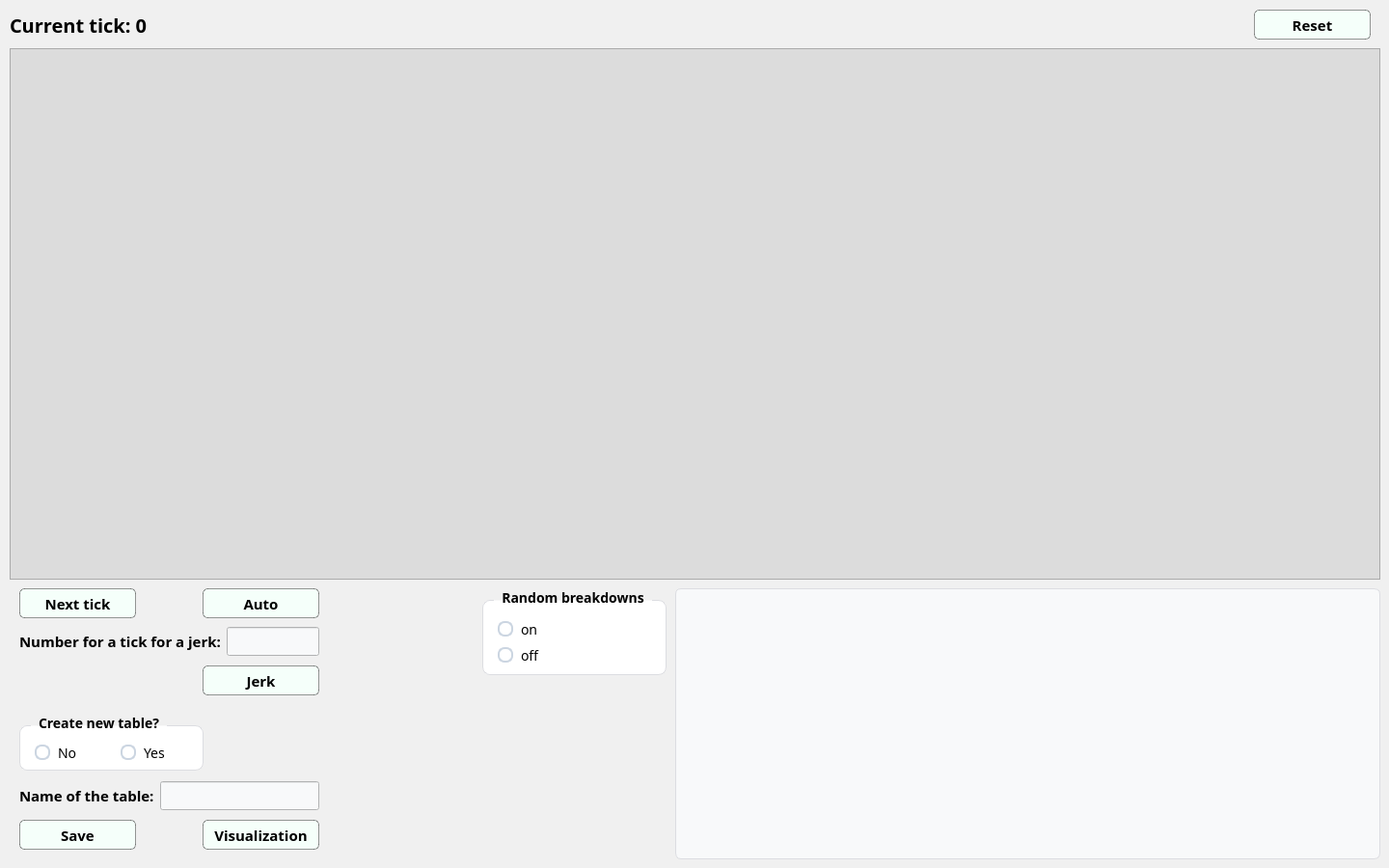
<?xml version="1.0" encoding="UTF-8"?>
<ui version="4.0">
 <class>MainWindow</class>
 <widget class="QMainWindow" name="MainWindow">
  <property name="geometry">
   <rect>
    <x>0</x>
    <y>0</y>
    <width>1440</width>
    <height>900</height>
   </rect>
  </property>
  <property name="cursor">
   <cursorShape>ArrowCursor</cursorShape>
  </property>
  <property name="windowTitle">
   <string>Simulating model</string>
  </property>
  <property name="styleSheet">
   <string notr="true">background-color: #F0F0F0;
font-family: Aptos;
</string>
  </property>
  <widget class="QWidget" name="centralwidget">
   <widget class="QLabel" name="label_current_tick">
    <property name="geometry">
     <rect>
      <x>10</x>
      <y>10</y>
      <width>250</width>
      <height>31</height>
     </rect>
    </property>
    <property name="styleSheet">
     <string notr="true">color: #000000;
font-weight: bold;
font-size: 20px;</string>
    </property>
    <property name="text">
     <string>Current tick: 0</string>
    </property>
   </widget>
   <widget class="QFrame" name="neurons_container">
    <property name="geometry">
     <rect>
      <x>10</x>
      <y>50</y>
      <width>1421</width>
      <height>551</height>
     </rect>
    </property>
    <property name="mouseTracking">
     <bool>false</bool>
    </property>
    <property name="styleSheet">
     <string notr="true">background-color: #DCDCDC;</string>
    </property>
    <property name="frameShape">
     <enum>QFrame::Shape::StyledPanel</enum>
    </property>
    <property name="frameShadow">
     <enum>QFrame::Shadow::Raised</enum>
    </property>
   </widget>
   <widget class="QPushButton" name="btn_next_tick">
    <property name="geometry">
     <rect>
      <x>20</x>
      <y>610</y>
      <width>121</width>
      <height>31</height>
     </rect>
    </property>
    <property name="styleSheet">
     <string notr="true">color: #000000;
background-color: #F5FFFA;
font-weight: bold;
font-size: 15px;
border: 1px solid rgba(0, 0, 0, 0.4);
border-radius: 5px;</string>
    </property>
    <property name="text">
     <string>Next tick</string>
    </property>
   </widget>
   <widget class="QPushButton" name="btn_reset">
    <property name="geometry">
     <rect>
      <x>1300</x>
      <y>10</y>
      <width>121</width>
      <height>31</height>
     </rect>
    </property>
    <property name="styleSheet">
     <string notr="true">color: #000000;
background-color: #F5FFFA;
font-weight: bold;
font-size: 15px;
border: 1px solid rgba(0, 0, 0, 0.4);
border-radius: 5px;</string>
    </property>
    <property name="text">
     <string>Reset</string>
    </property>
   </widget>
   <widget class="QPushButton" name="btn_save_table_name">
    <property name="geometry">
     <rect>
      <x>20</x>
      <y>850</y>
      <width>121</width>
      <height>31</height>
     </rect>
    </property>
    <property name="styleSheet">
     <string notr="true">color: #000000;
background-color: #F5FFFA;
font-weight: bold;
font-size: 15px;
border: 1px solid rgba(0, 0, 0, 0.4);
border-radius: 5px;</string>
    </property>
    <property name="text">
     <string>Save</string>
    </property>
   </widget>
   <widget class="QPushButton" name="btn_auto">
    <property name="geometry">
     <rect>
      <x>210</x>
      <y>610</y>
      <width>121</width>
      <height>31</height>
     </rect>
    </property>
    <property name="styleSheet">
     <string notr="true">color: #000000;
background-color: #F5FFFA;
font-weight: bold;
font-size: 15px;
border: 1px solid rgba(0, 0, 0, 0.4);
border-radius: 5px;</string>
    </property>
    <property name="text">
     <string>Auto</string>
    </property>
   </widget>
   <widget class="QPushButton" name="btn_jerk">
    <property name="geometry">
     <rect>
      <x>210</x>
      <y>690</y>
      <width>121</width>
      <height>31</height>
     </rect>
    </property>
    <property name="styleSheet">
     <string notr="true">color: #000000;
background-color: #F5FFFA;
font-weight: bold;
font-size: 15px;
border: 1px solid rgba(0, 0, 0, 0.4);
border-radius: 5px;</string>
    </property>
    <property name="text">
     <string>Jerk</string>
    </property>
   </widget>
   <widget class="QPushButton" name="btn_visualization">
    <property name="geometry">
     <rect>
      <x>210</x>
      <y>850</y>
      <width>121</width>
      <height>31</height>
     </rect>
    </property>
    <property name="styleSheet">
     <string notr="true">color: #000000;
background-color: #F5FFFA;
font-weight: bold;
font-size: 15px;
border: 1px solid rgba(0, 0, 0, 0.4);
border-radius: 5px;</string>
    </property>
    <property name="text">
     <string>Visualization</string>
    </property>
   </widget>
   <widget class="QTextBrowser" name="result_output">
    <property name="geometry">
     <rect>
      <x>700</x>
      <y>610</y>
      <width>731</width>
      <height>281</height>
     </rect>
    </property>
    <property name="styleSheet">
     <string notr="true">background-color: #f8f9fa;       /* Светло-серый приятный фон */
border: 1px solid #dcdde1;       /* Аккуратная тонкая рамка */
border-radius: 6px;              /* Слегка скругленные углы */
padding: 8px;                    /* Отступы текста от краев */
font-family: 'Segoe UI', sans-serif; /* Красивый системный шрифт */
font-size: 13px;
color: #000000;</string>
    </property>
    <property name="html">
     <string>&lt;!DOCTYPE HTML PUBLIC &quot;-//W3C//DTD HTML 4.0//EN&quot; &quot;http://www.w3.org/TR/REC-html40/strict.dtd&quot;&gt;
&lt;html&gt;&lt;head&gt;&lt;meta name=&quot;qrichtext&quot; content=&quot;1&quot; /&gt;&lt;meta charset=&quot;utf-8&quot; /&gt;&lt;style type=&quot;text/css&quot;&gt;
p, li { white-space: pre-wrap; }
hr { height: 1px; border-width: 0; }
li.unchecked::marker { content: &quot;\2610&quot;; }
li.checked::marker { content: &quot;\2612&quot;; }
&lt;/style&gt;&lt;/head&gt;&lt;body style=&quot; font-family:'Segoe UI','sans-serif'; font-size:13px; font-weight:400; font-style:normal;&quot;&gt;
&lt;p style=&quot;-qt-paragraph-type:empty; margin-top:0px; margin-bottom:0px; margin-left:0px; margin-right:0px; -qt-block-indent:0; text-indent:0px;&quot;&gt;&lt;br /&gt;&lt;/p&gt;&lt;/body&gt;&lt;/html&gt;</string>
    </property>
   </widget>
   <widget class="QWidget" name="layoutWidget">
    <property name="geometry">
     <rect>
      <x>20</x>
      <y>810</y>
      <width>311</width>
      <height>30</height>
     </rect>
    </property>
    <layout class="QHBoxLayout" name="horizontalLayout">
     <item>
      <widget class="QLabel" name="label_name_table">
       <property name="styleSheet">
        <string notr="true">color: #000000;
font-weight: bold;
font-size: 15px;</string>
       </property>
       <property name="text">
        <string>Name of the table:</string>
       </property>
      </widget>
     </item>
     <item>
      <widget class="QLineEdit" name="table_input_name">
       <property name="styleSheet">
        <string notr="true">color: #000000;
background-color: #F8F9FA;
font-size: 15px;</string>
       </property>
      </widget>
     </item>
    </layout>
   </widget>
   <widget class="QWidget" name="layoutWidget">
    <property name="geometry">
     <rect>
      <x>20</x>
      <y>650</y>
      <width>311</width>
      <height>30</height>
     </rect>
    </property>
    <layout class="QHBoxLayout" name="horizontalLayout_2">
     <item>
      <widget class="QLabel" name="label_number_jerk">
       <property name="styleSheet">
        <string notr="true">color: #000000;
font-weight: bold;
font-size: 15px;</string>
       </property>
       <property name="text">
        <string>Number for a tick for a jerk:</string>
       </property>
      </widget>
     </item>
     <item>
      <widget class="QLineEdit" name="tick_input_number">
       <property name="styleSheet">
        <string notr="true">color: #000000;
background-color: #F8F9FA;
font-size: 15px;</string>
       </property>
      </widget>
     </item>
    </layout>
   </widget>
   <widget class="QGroupBox" name="radio_rnd_break_box">
    <property name="geometry">
     <rect>
      <x>500</x>
      <y>610</y>
      <width>191</width>
      <height>90</height>
     </rect>
    </property>
    <property name="styleSheet">
     <string notr="true">/* 1. СТИЛЬ ДЛЯ САМОЙ РАМКИ И ЗАГОЛОВКА GROUP BOX */
QGroupBox {
    font-size: 14px;
    font-weight: 600;                    /* Делаем текст заголовка полужирным */
    color: #000000;                      /* Красивый темно-синий/серый цвет текста */
    border: 1px solid #dcdde1;           /* Тонкая аккуратная пастельная рамка */
    border-radius: 8px;                  /* Современное мягкое скругление углов */
    margin-top: 12px;                    /* Отступ сверху, чтобы заголовок не налезал на рамку */
    padding-top: 10px;                   /* Внутренний отступ от заголовка до первой радио-кнопки */
    background-color: #ffffff;           /* Белый фон внутри карточки */
}

/* 2. НАСТРОЙКА РАЗМЕЩЕНИЯ ТЕКСТА ЗАГОЛОВКА */
QGroupBox::title {
    subcontrol-origin: margin;
    subcontrol-position: top left;       /* Смещаем заголовок в верхний левый угол */
    left: 12px;                          /* Отступ текста от левого края */
    padding: 0 6px;                      /* Белое пространство вокруг текста, чтобы рамка прерывалась */
}

/* 3. СТИЛЬ РАДИО-КНОПОК ВНУТРИ ЭТОГО GROUP BOX */
QRadioButton {
    font-weight: normal;                 /* Сбрасываем жирный шрифт заголовка для кнопок */
    color: #000000;                      /* Спокойный серый цвет для обычного текста */
    font-size: 14px;
    spacing: 8px;                        /* Расстояние между круглым индикатором и текстом */
    padding-left: 6px;                   /* Слегка отодвигаем кнопку от левой рамки */
    background-color: transparent;       /* Прозрачный фон под кнопками */
}

/* Стиль самого круглого индикатора (когда кнопка НЕ выбрана) */
QRadioButton::indicator {
    width: 12px;
    height: 12px;
    border: 2px solid #cbd5e1;
    border-radius: 7px;                  /* Делаем идеально круглым (радиус = ~половина от 15) */
    background-color: #ffffff;
}

/* Эффект при наведении курсора на радио-кнопку */
QRadioButton::indicator:hover {
    border-color: #3498db;               /* Рамка становится синей при наведении */
    background-color: #ffffff;
}

#radio_rnd_break_on::indicator:checked {
    border: 2px solid #808080;
    background-color: #A9A9A9;
	image: url(none);
}

#radio_rnd_break_off::indicator:checked {
    border: 2px solid #808080;
    background-color: #A9A9A9;
	image: url(none);
}
</string>
    </property>
    <property name="title">
     <string>Random breakdowns</string>
    </property>
    <layout class="QVBoxLayout" name="verticalLayout">
     <item>
      <widget class="QRadioButton" name="radio_rnd_break_on">
       <property name="styleSheet">
        <string notr="true"/>
       </property>
       <property name="text">
        <string>on</string>
       </property>
      </widget>
     </item>
     <item>
      <widget class="QRadioButton" name="radio_rnd_break_off">
       <property name="text">
        <string>off</string>
       </property>
       <property name="checked">
        <bool>true</bool>
       </property>
      </widget>
     </item>
    </layout>
   </widget>
   <widget class="QGroupBox" name="radio_new_db_box">
    <property name="geometry">
     <rect>
      <x>20</x>
      <y>740</y>
      <width>191</width>
      <height>59</height>
     </rect>
    </property>
    <property name="styleSheet">
     <string notr="true">/* 1. СТИЛЬ ДЛЯ САМОЙ РАМКИ И ЗАГОЛОВКА GROUP BOX */
QGroupBox {
    font-size: 14px;
    font-weight: 600;                    /* Делаем текст заголовка полужирным */
    color: #000000;                      /* Красивый темно-синий/серый цвет текста */
    border: 1px solid #dcdde1;           /* Тонкая аккуратная пастельная рамка */
    border-radius: 8px;                  /* Современное мягкое скругление углов */
    margin-top: 12px;                    /* Отступ сверху, чтобы заголовок не налезал на рамку */
    padding-top: 10px;                   /* Внутренний отступ от заголовка до первой радио-кнопки */
    background-color: #ffffff;           /* Белый фон внутри карточки */
}

/* 2. НАСТРОЙКА РАЗМЕЩЕНИЯ ТЕКСТА ЗАГОЛОВКА */
QGroupBox::title {
    subcontrol-origin: margin;
    subcontrol-position: top left;       /* Смещаем заголовок в верхний левый угол */
    left: 12px;                          /* Отступ текста от левого края */
    padding: 0 6px;                      /* Белое пространство вокруг текста, чтобы рамка прерывалась */
}

/* 3. СТИЛЬ РАДИО-КНОПОК ВНУТРИ ЭТОГО GROUP BOX */
QRadioButton {
    font-weight: normal;                 /* Сбрасываем жирный шрифт заголовка для кнопок */
    color: #000000;                      /* Спокойный серый цвет для обычного текста */
    font-size: 14px;
    spacing: 8px;                        /* Расстояние между круглым индикатором и текстом */
    padding-left: 6px;                   /* Слегка отодвигаем кнопку от левой рамки */
    background-color: transparent;       /* Прозрачный фон под кнопками */
}

/* Стиль самого круглого индикатора (когда кнопка НЕ выбрана) */
QRadioButton::indicator {
    width: 12px;
    height: 12px;
    border: 2px solid #cbd5e1;
    border-radius: 7px;                  /* Делаем идеально круглым (радиус = ~половина от 15) */
    background-color: #ffffff;
}

/* Эффект при наведении курсора на радио-кнопку */
QRadioButton::indicator:hover {
    border-color: #3498db;               /* Рамка становится синей при наведении */
    background-color: #ffffff;
}

#radio_new_db_no::indicator:checked {
    border: 2px solid #808080;
    background-color: #A9A9A9;
	image: url(none);
}

#radio_new_db_yes::indicator:checked {
    border: 2px solid #808080;
    background-color: #A9A9A9;
	image: url(none);
}
</string>
    </property>
    <property name="title">
     <string>Create new table?</string>
    </property>
    <layout class="QHBoxLayout" name="horizontalLayout_3">
     <item>
      <widget class="QRadioButton" name="radio_new_db_no">
       <property name="text">
        <string>No</string>
       </property>
       <property name="checked">
        <bool>true</bool>
       </property>
      </widget>
     </item>
     <item>
      <widget class="QRadioButton" name="radio_new_db_yes">
       <property name="text">
        <string>Yes</string>
       </property>
      </widget>
     </item>
    </layout>
   </widget>
  </widget>
 </widget>
 <resources/>
 <connections/>
</ui>
